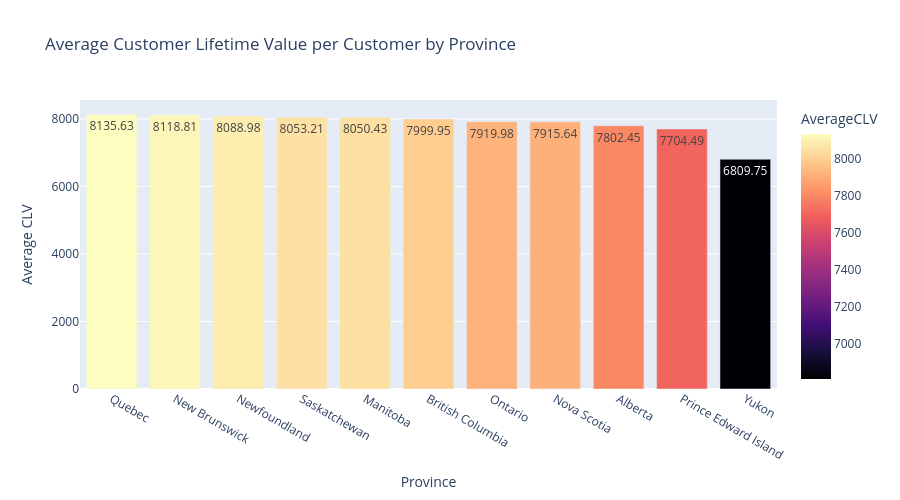

This figure's notebook cell:
### Markdown cell above
#### Province and Customer LifeTime Value (Mean) Distribution

### Code cell
clv_mean = (
    customers.groupby('Province or State')['Customer Lifetime Value']
    .mean()
    .reset_index(name='AverageCLV')
    .sort_values('AverageCLV', ascending=False)
)

fig = px.bar(
    clv_mean,
    x='Province or State',
    y='AverageCLV',
    title='Average Customer Lifetime Value per Customer by Province',
    text_auto='.2f',
    color='AverageCLV',
    color_continuous_scale='Magma'
)
fig.update_layout(xaxis_title='Province', yaxis_title='Average CLV', height=500)
fig.show()

### Figure 1 — Plotly figure (JSON) as saved in the notebook; plotly's stock layout.template omitted (floating-point values rounded to 4 significant figures)
{"data": [{"hovertemplate": "Province or State=%{x}<br>AverageCLV=%{marker.color}<extra></extra>", "legendgroup": "", "marker": {"color": [8136.0, 8119.0, 8089.0, 8053.0, 8050.0, 8000.0, 7920.0, 7916.0, 7802.0, 7704.0, 6810.0], "coloraxis": "coloraxis", "pattern": {"shape": ""}}, "name": "", "orientation": "v", "showlegend": false, "textposition": "auto", "texttemplate": "%{y:.2f}", "type": "bar", "x": ["Quebec", "New Brunswick", "Newfoundland", "Saskatchewan", "Manitoba", "British Columbia", "Ontario", "Nova Scotia", "Alberta", "Prince Edward Island", "Yukon"], "xaxis": "x", "y": [8136.0, 8119.0, 8089.0, 8053.0, 8050.0, 8000.0, 7920.0, 7916.0, 7802.0, 7704.0, 6810.0], "yaxis": "y"}], "layout": {"barmode": "relative", "coloraxis": {"colorbar": {"title": {"text": "AverageCLV"}}, "colorscale": [[0, "#000004"], [0.1111, "#180f3d"], [0.2222, "#440f76"], [0.3333, "#721f81"], [0.4444, "#9e2f7f"], [0.5556, "#cd4071"], [0.6667, "#f1605d"], [0.7778, "#fd9668"], [0.8889, "#feca8d"], [1, "#fcfdbf"]]}, "height": 500, "legend": {"tracegroupgap": 0}, "title": {"text": "Average Customer Lifetime Value per Customer by Province"}, "xaxis": {"anchor": "y", "domain": [0, 1], "title": {"text": "Province"}}, "yaxis": {"anchor": "x", "domain": [0, 1], "title": {"text": "Average CLV"}}}}
